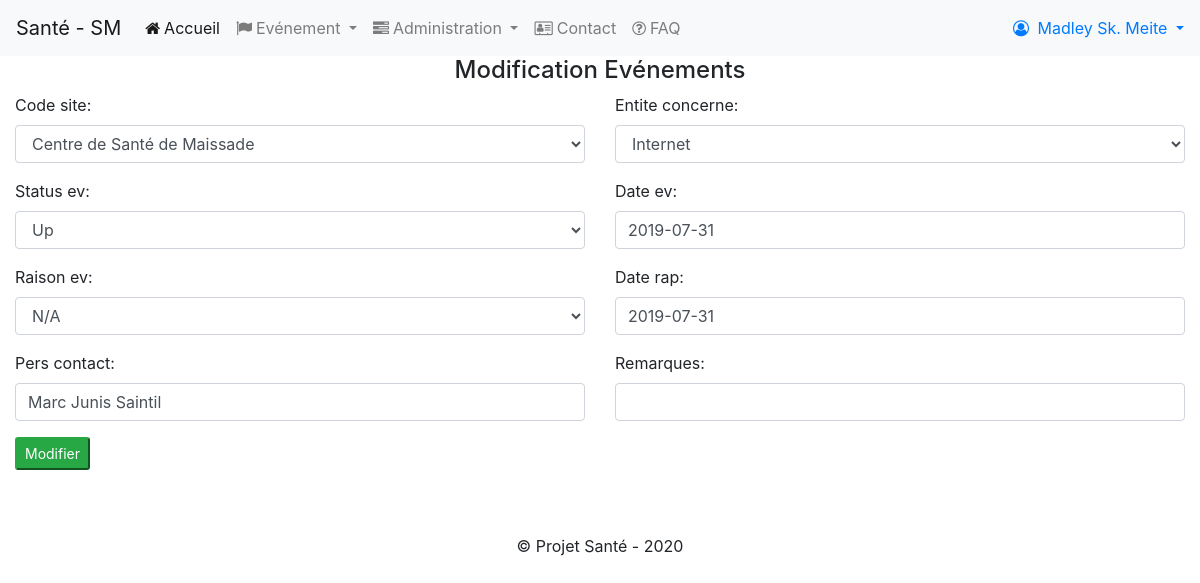
/edit_event/2072 (signed in), run on the app's committed database.
### smonitoring/models.py (models this page shows, shortened)
class Evenement(models.Model):
	code_site = models.ForeignKey(Site, on_delete= models.CASCADE, related_name="site")
	entite_concerne = models.CharField(max_length=100, choices= [('internet','Internet'),('isante','Isante Server'),('fingerprint','Fingerprint Server')]) # internet, isante or fingerprint
	status_ev = models.CharField(max_length=10, choices= EL_CHOICES) # up, down, none
	raison_ev = models.ForeignKey(RaisonsEvenement, on_delete=models.CASCADE, related_name="raison")
	date_ev = models.DateField(default=timezone.now)
	date_rap = models.DateField(default=timezone.now)
	date_entree = models.DateTimeField(default=timezone.now)
	pers_contact = models.CharField(max_length=100, default=None, blank=True,null=True)
	remarques = models.CharField(max_length=100, default=None, blank=True,null=True)
	nom_utilisateur = models.CharField(max_length=50)

### smonitoring/views.py (the view)
# urls.py: path("edit_event/<int:id_event>",views.edit_event,name="edit_event"),
@login_required
@permission_required('smonitoring.change_evenement',raise_exception=True)
def edit_event(request,id_event):
	page_title = 'Modification Evénements'
	event= Evenement.objects.get(pk=id_event)
	context = {
		"page_title":page_title
	}
	if request.method == 'POST':
		form = EvenementEditForm(request.POST,instance=event)
		format_form_field(form)
		if form.is_valid():
			event_edited = form.save()
			return HttpResponseRedirect(reverse('list_events'))
	else:
		form = EvenementEditForm(instance=event)
		format_form_field(form)
	context['form']= form
	return render(request, 'event_edit.html', context)

### smonitoring/forms.py
class EvenementEditForm(ModelForm):
	class Meta:
		model = Evenement
		fields = ['code_site','entite_concerne','status_ev','date_ev','raison_ev','date_rap','pers_contact','remarques']

### smonitoring/fonctions.py (called while the page is built)
def format_form_field(form):
	for f in form:
		if not isinstance(f.field.widget, forms.SelectDateWidget):
			f.field.widget.attrs.update({'class':'form-control'})

### smonitoring/models.py (called while the page is built)
	def __str__(self):
		return f"{self.nom}"

	def __str__(self):
		return self.desc_ev

### smonitoring/templates/event_edit.html
{% extends "layout.html" %}
{% block body %}
<section class="content">
	<h4 class="text-center">{{ page_title }}</h4>
	<form method=post>{% csrf_token%}
		<div class="row">
		{% include "_formhelpers.html" %}
		<div class="form-group col-md-6">
			<button type="submit" class="btn-sm btn-success">Modifier</button>
		</div>
		</div>
	</form>
</section>
{% endblock %}

### smonitoring/templates/layout.html (shortened to what this page needs)
<!DOCTYPE html>
<html>
<head>
	<link rel="stylesheet" href="https://maxcdn.bootstrapcdn.com/bootstrap/4.4.1/css/bootstrap.min.css">
	<link rel="stylesheet" href="https://unpkg.com/bootstrap-table@1.16.0/dist/bootstrap-table.min.css">
	<link rel="stylesheet" href="https://stackpath.bootstrapcdn.com/font-awesome/4.7.0/css/font-awesome.min.css">
	{% load static %}
	<link rel="stylesheet" href="{%  static 'css/mystyle.css' %}">
</head>
<body>
	<nav class="navbar sticky-top navbar-expand-lg navbar-light bg-light">
	  <a class="navbar-brand" href="{% url 'home' %}">Santé - SM</a>
	  <div class="collapse navbar-collapse" id="navbarSupportedContent">
		<ul class="navbar-nav mr-auto">
		  <li class="nav-item active">
			<a class="nav-link" href="{% url 'home' %}"><span class="fa fa-home">&nbsp;</span>Accueil <span class="sr-only">(current)</span></a>
		  </li>
		{% if user.is_authenticated %}
		<li class="nav-item dropdown">
			<a class="nav-link dropdown-toggle" href="#" id="navbarDropdown" role="button" data-toggle="dropdown" aria-haspopup="true" aria-expanded="false">
			<span class="fa fa-flag">&nbsp;</span>Evénement
			</a>
		</li>
		{% endif %}
		{% if perms.smonitoring %}
		<li class="nav-item dropdown">
			<a class="nav-link dropdown-toggle" href="#" id="navbarDropdown" role="button" data-toggle="dropdown" aria-haspopup="true" aria-expanded="false">
			<span class="fa fa-tasks">&nbsp;</span>Administration
			</a>
		</li>
		{% endif %}
		  <li class="nav-item">
			<a class="nav-link" href="#"><span class="fa fa-address-card-o">&nbsp;</span>Contact</a>
		  </li>
		  <li class="nav-item">
			<a class="nav-link" href="#" title="Foire aux questions" ><span class="fa fa-question-circle-o">&nbsp;</span>FAQ</a>
		  </li>
		</ul>
		<div class="pull-right">
			{% if user.is_authenticated %}
			<div class="button-group menu-user">
				<a href="#" class="dropdown-toggle" style="text-decoration:none;" role="button" id="dropdownMenuLink" data-toggle="dropdown" aria-haspopup="true" aria-expanded="false">
					<span class="fa fa-user-circle-o">&nbsp;</span>
					{% if user.first_name %}
						{{user.get_full_name}}
					{% else %}
						{{user.username}}
					{% endif %}
				</a>
			</div>
			{% else %}
			<a class="mr-2" href="#" ><span class="fa fa-user">&nbsp;</span>Inscription</a>
			<a class="" href="{% url 'login' %}" ><span class="fa fa-sign-in">&nbsp;</span>Connexion</a>
			{% endif %}
		</div>
	  </div>
	</nav>
	<div class="container-fluid" style="min-height:200px;">
		{% block body %}
		{% endblock body %}
	</div>
	<footer class="footer text-center mt-5">
		<p class="">&copy; Projet Santé - 2020</p>
	</footer>
</body>
</html>

### smonitoring/templates/_formhelpers.html (shortened to what this page needs)
{% for field in form %}
	{% if not field.is_hidden %}
	<div class="form-group col-md-6 col-sm-12">
		{{field.label_tag}}
		{{field}}
	</div>
	{% else %}
		{{field}}
	{% endif %}
{% endfor %}

### data on the page
Evenement: form "Centre de Santé de Maissade" "Internet" "Up" "2019-07-31" "N/A" "2019-07-31" "Marc Junis Saintil"

### other printed values
{{ user.get_full_name }} "Madley Sk. Meite"
{{ page_title }} "Modification Evénements"
{{ field.label_tag }} "Code site:" "Entite concerne:" "Status ev:" "Date ev:" "Raison ev:" "Date rap:" "Pers contact:" "Remarques:"
